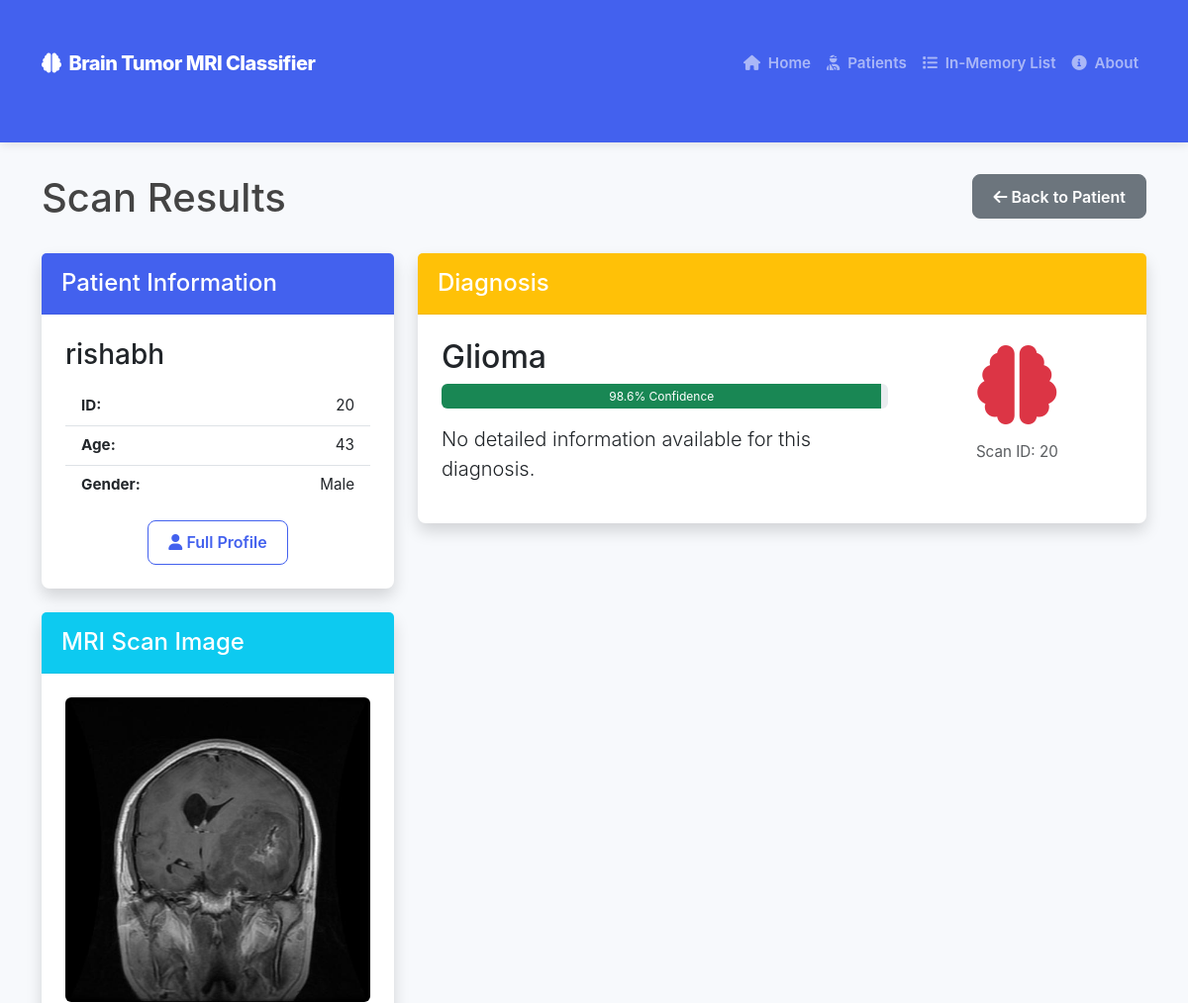
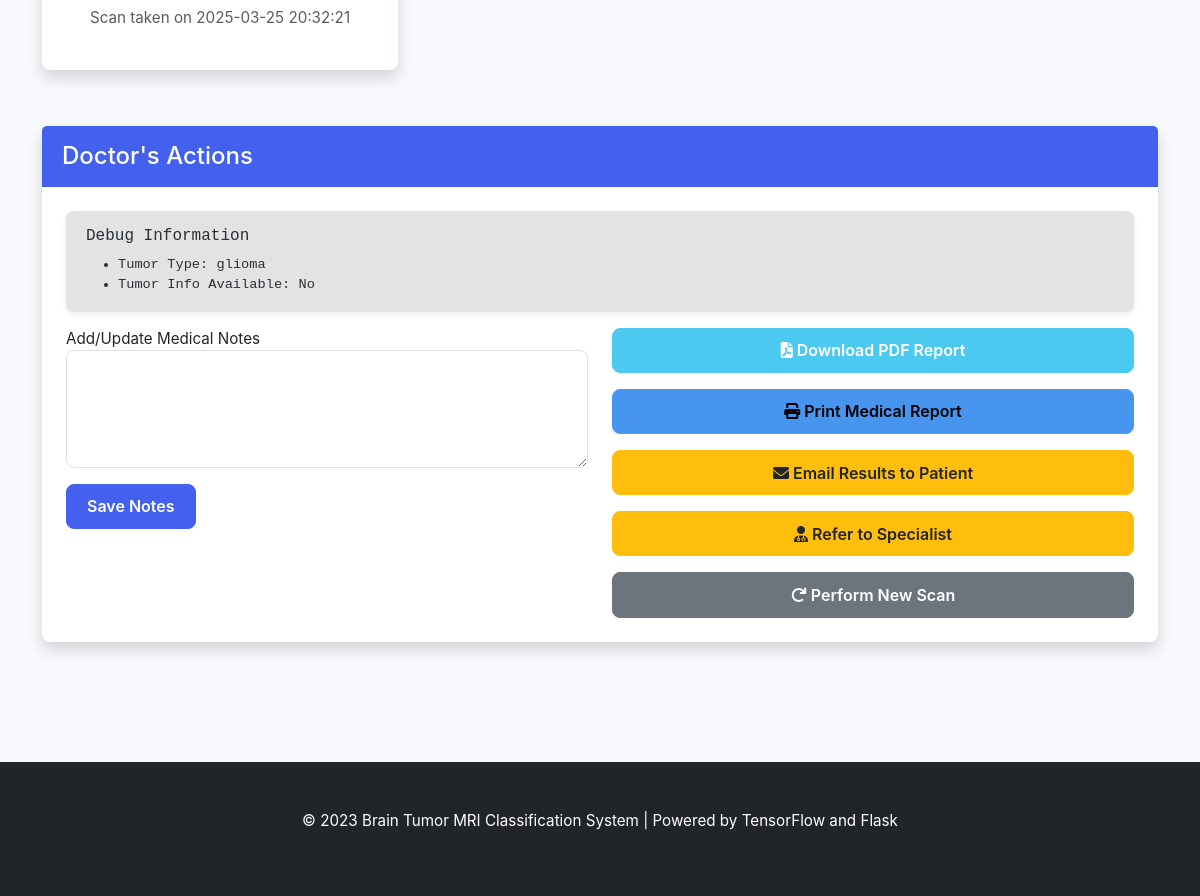
Screenshot of /scans/20 with the database file from the repository (2 pictures, top to bottom).
### tables this page shows
CREATE TABLE patients (
            id INTEGER PRIMARY KEY AUTOINCREMENT,
            name TEXT NOT NULL,
            age INTEGER NOT NULL,
            gender TEXT NOT NULL,
            contact TEXT,
            email TEXT,
            address TEXT,
            medical_history TEXT,
            created_at TIMESTAMP DEFAULT CURRENT_TIMESTAMP
        );

CREATE TABLE scans (
            id INTEGER PRIMARY KEY AUTOINCREMENT,
            patient_id INTEGER NOT NULL,
            scan_date TIMESTAMP DEFAULT CURRENT_TIMESTAMP,
            image_path TEXT NOT NULL,
            tumor_type TEXT,
            confidence REAL,
            doctor_notes TEXT,
            additional_info TEXT,
            FOREIGN KEY (patient_id) REFERENCES patients (id)
        );

### app.py (the view, shortened to what this page needs)
@app.route('/scans/<int:scan_id>')
def scan_detail(scan_id):
    if not patient_module_loaded:
        flash("Required functionality is not available.")
        return redirect(url_for('index'))
    scan = get_scan(scan_id)
    if not scan:
        flash("Scan not found.")
        return redirect(url_for('patients'))
    patient = get_patient(scan['patient_id'])
    if not patient:
        flash("Patient not found.")
        return redirect(url_for('patients'))
    tumor_info = None
    return render_template('scan_detail.html', scan=scan, patient=patient, tumor_info=tumor_info)

### app.py (called while the page is built)
@app.context_processor
def utility_functions():
    def path_exists(path):
        return os.path.exists(path)
    return dict(path_exists=path_exists)

### app/models/patient.py (called while the page is built)
def get_patient(patient_id):
    conn = None
    try:
        conn = sqlite3.connect(DB_PATH)
        conn.row_factory = sqlite3.Row
        cursor = conn.cursor()
        cursor.execute('SELECT * FROM patients WHERE id = ?', (patient_id,))
        patient = cursor.fetchone()
        if patient:
            return dict(patient)
        return None
    except Exception as e:
        logger.error(f"Error retrieving patient {patient_id}: {e}")
        return None
    finally:
        if conn:
            conn.close()

def get_scan(scan_id):
    conn = None
    try:
        conn = sqlite3.connect(DB_PATH)
        conn.row_factory = sqlite3.Row
        cursor = conn.cursor()
        cursor.execute('SELECT * FROM scans WHERE id = ?', (scan_id,))
        scan = cursor.fetchone()
        if scan:
            return dict(scan)
        return None
    except Exception as e:
        logger.error(f"Error retrieving scan {scan_id}: {e}")
        return None
    finally:
        if conn:
            conn.close()

### app/templates/scan_detail.html (shortened to what this page needs)
{% extends "base.html" %}
{% block content %}
<div class="container">
    <div class="row mb-4">
        <div class="col-md-8">
            <h1>Scan Results</h1>
        </div>
        <div class="col-md-4 text-end">
            <a href="{{ url_for('patient_detail', patient_id=patient.id) }}" class="btn btn-secondary">
                <i class="fa fa-arrow-left"></i> Back to Patient
            </a>
        </div>
    </div>
    {% if scan and patient %}
    <div class="row">
        <div class="col-md-4 mb-4">
            <div class="card shadow mb-4">
                <div class="card-header bg-primary text-white">
                    <h4 class="card-title mb-0">Patient Information</h4>
                </div>
                <div class="card-body">
                    <h3 class="mb-3">{{ patient.name }}</h3>
                    <ul class="list-group list-group-flush">
                        <li class="list-group-item d-flex justify-content-between">
                            <span class="fw-bold">ID:</span>
                            <span>{{ patient.id }}</span>
                        </li>
                        <li class="list-group-item d-flex justify-content-between">
                            <span class="fw-bold">Age:</span>
                            <span>{{ patient.age }}</span>
                        </li>
                        <li class="list-group-item d-flex justify-content-between">
                            <span class="fw-bold">Gender:</span>
                            <span>{{ patient.gender }}</span>
                        </li>
                    </ul>
                    <div class="mt-3 text-center">
                        <a href="{{ url_for('patient_detail', patient_id=patient.id) }}" class="btn btn-outline-primary">
                            <i class="fa fa-user"></i> Full Profile
                        </a>
                    </div>
                </div>
            </div>
            <div class="card shadow">
                <div class="card-header bg-info text-white">
                    <h4 class="card-title mb-0">MRI Scan Image</h4>
                </div>
                <div class="card-body text-center">
                    <img src="{{ url_for('static', filename=scan.image_path) }}"
                         alt="MRI Scan" class="img-fluid rounded">
                    <p class="mt-2 text-muted">
                        {% if scan.scan_date is defined %}
                            {% if scan.scan_date is string %}
                                Scan taken on {{ scan.scan_date }}
                            {% else %}
                                Scan taken on {{ scan.scan_date.strftime('%Y-%m-%d %H:%M') }}
                            {% endif %}
                        {% elif scan.date is defined %}
                            {% if scan.date is string %}
                                Scan taken on {{ scan.date }}
                            {% else %}
                                Scan taken on {{ scan.date.strftime('%Y-%m-%d %H:%M') if scan.date else 'Unknown date' }}
                            {% endif %}
                        {% else %}
                            Scan date not available
                        {% endif %}
                    </p>
                </div>
            </div>
        </div>
        <div class="col-md-8 mb-4">
            <div class="card shadow mb-4">
                <div class="card-header {{ 'bg-success' if scan.tumor_type == 'notumor' else 'bg-warning' }} text-white">
                    <h4 class="card-title mb-0">Diagnosis</h4>
                </div>
                <div class="card-body">
                    <div class="row">
                        <div class="col-md-8">
                            <h2>
                                {% if scan.tumor_type %}
                                {{ scan.tumor_type|title }}
                                {% else %}
                                No diagnosis available
                                {% endif %}
                            </h2>
                            {% if scan.confidence %}
                            <div class="progress mt-2 mb-3" style="height: 25px;">
                                <div class="progress-bar {{ 'bg-success' if scan.confidence > 0.8 else 'bg-warning' }}"
                                     role="progressbar"
                                     style="width: {{ scan.confidence * 100 }}%"
                                     aria-valuenow="{{ scan.confidence * 100 }}"
                                     aria-valuemin="0"
                                     aria-valuemax="100">
                                    {{ "%.1f"|format(scan.confidence * 100) }}% Confidence
                                </div>
                            </div>
                            {% endif %}
                            <p class="lead">
                                {{ tumor_info.description if tumor_info else "No detailed information available for this diagnosis." }}
                            </p>
                        </div>
                        <div class="col-md-4 text-center">
                            <div class="display-1 mb-2">
                                {% if scan.tumor_type == 'glioma' %}
                                <i class="fa fa-brain text-danger"></i>
                                {% elif scan.tumor_type == 'meningioma' %}
                                <i class="fa fa-brain text-warning"></i>
                                {% elif scan.tumor_type == 'pituitary' %}
                                <i class="fa fa-brain text-info"></i>
                                {% elif scan.tumor_type == 'notumor' %}
                                <i class="fa fa-check-circle text-success"></i>
                                {% else %}
                                <i class="fa fa-question-circle text-secondary"></i>
                                {% endif %}
                            </div>
                            <div class="mt-2">
                                <p class="text-muted">Scan ID: {{ scan.id }}</p>
                            </div>
                        </div>
                    </div>
                </div>
            </div>
        </div>
    </div>
    <div class="row mt-2">
        <div class="col-12">
            <div class="card shadow">
                <div class="card-header bg-primary text-white">
                    <h4 class="card-title mb-0">Doctor's Actions</h4>
                </div>
                <div class="card-body">
                    <div class="alert alert-secondary mb-3" style="font-family: monospace; font-size: 0.9em;">
                        <h6>Debug Information</h6>
                        <ul class="mb-0">
                            <li>Tumor Type: {{ scan.tumor_type if scan.tumor_type else 'Not available' }}</li>
                            <li>Tumor Info Available: {{ 'Yes' if tumor_info else 'No' }}</li>
                        </ul>
                    </div>
                    <div class="row">
                        <div class="col-md-6">
                            <form method="POST" action="{{ url_for('update_scan_notes', scan_id=scan.id) }}">
                                <div class="form-group mb-3">
                                    <label for="doctor_notes">Add/Update Medical Notes</label>
                                    <textarea class="form-control" id="doctor_notes" name="doctor_notes" rows="4">{{ scan.doctor_notes or '' }}</textarea>
                                </div>
                                <button type="submit" class="btn btn-primary">Save Notes</button>
                            </form>
                        </div>
                        <div class="col-md-6">
                            <div class="d-grid gap-2">
                                <a href="{{ url_for('generate_report', scan_id=scan.id) }}" class="btn btn-success mb-2">
                                    <i class="fa fa-file-pdf"></i> Download PDF Report
                                </a>
                                <button id="print-report-btn" data-scan-id="{{ scan.id }}" class="btn btn-info mb-2">
                                    <i class="fa fa-print"></i> Print Medical Report
                                </button>
                                <a href="#" class="btn btn-warning mb-2">
                                    <i class="fa fa-envelope"></i> Email Results to Patient
                                </a>
                                <a href="#" class="btn btn-warning mb-2">
                                    <i class="fa fa-user-md"></i> Refer to Specialist
                                </a>
                                <a href="{{ url_for('scan_patient', patient_id=patient.id) }}" class="btn btn-secondary">
                                    <i class="fa fa-redo"></i> Perform New Scan
                                </a>
                            </div>
                        </div>
                    </div>
                </div>
            </div>
        </div>
    </div>
    {% else %}
    <div class="alert alert-danger">
        Scan data not found. <a href="{{ url_for('patients') }}" class="alert-link">Return to patient list</a>
    </div>
    {% endif %}
</div>
{% endblock %}

### app/static/css/style.css (style rules this page uses)
:root { --primary-color: #4361ee; --secondary-color: #3f37c9; --success-color: #4cc9f0; --danger-color: #f72585; --warning-color: #ffbe0b; --info-color: #4895ef; --light-color: #f8f9fa; --dark-color: #212529; --border-radius: 0.5rem; --box-shadow: 0 0.5rem 1rem rgba(0, 0, 0, 0.15); }
body { font-family: 'Nunito', -apple-system, BlinkMacSystemFont, 'Segoe UI', Roboto, 'Helvetica Neue', Arial, sans-serif; background-color: #f7f9fc; color: #444; font-size: 0.95rem; }
.card { border: none; box-shadow: 0 2px 6px rgba(0, 0, 0, 0.08); border-radius: var(--border-radius); margin-bottom: 1.5rem; transition: all 0.2s ease; }
.card-header { padding: 1rem 1.25rem; border-bottom: 1px solid rgba(0, 0, 0, 0.05); font-weight: 600; }
.card-body { padding: 1.5rem; }
.container { padding-top: 2rem; padding-bottom: 3rem; }
.form-control { border-radius: var(--border-radius); padding: 0.75rem 1rem; border: 1px solid #e0e0e0; font-size: 0.95rem; }
.btn { font-weight: 600; padding: 0.6rem 1.25rem; border-radius: var(--border-radius); transition: all 0.2s; }
.btn-primary { background-color: var(--primary-color); border-color: var(--primary-color); }
.btn-success { background-color: var(--success-color); border-color: var(--success-color); }
.btn-warning { background-color: var(--warning-color); border-color: var(--warning-color); color: #212529; }
.btn-info { background-color: var(--info-color); border-color: var(--info-color); }
.btn-outline-primary { border-color: var(--primary-color); color: var(--primary-color); }
.alert { border-radius: var(--border-radius); padding: 1rem 1.25rem; border: none; box-shadow: 0 2px 6px rgba(0, 0, 0, 0.08); }
.bg-primary { background-color: var(--primary-color) !important; }

### rows the page displays
patients: name "rishabh", id "20", age "43", gender "Male"
scans: image_path (picture), scan_date "2025-03-25 20:32:21", tumor_type "Glioma", scan.confidence*100 "98.6", id "20", tumor_type "glioma"

### other values shown
{{ 'Yes' if tumor_info else 'No' }} "No"
